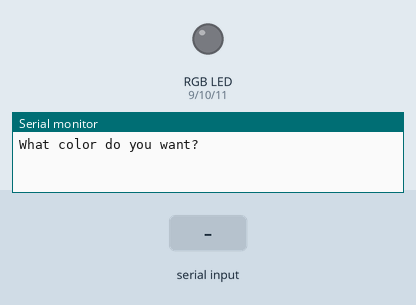
Simulated run of this sketch. Board: Arduino Uno, built with avr-gcc and run on an emulated ATmega328P. Parts: an RGB LED mixed from three pins (HIGH = lit), the last lines printed to the serial monitor. The inputs (shaded band) are chosen by the test bench. Dim RGB values are drawn brighter than linear.

Above: at 1.2 s.
1.3 s: "red\n" received over Serial
At 1.9 s:
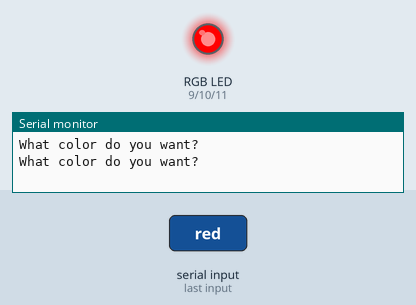
2.8 s: "green\n" received over Serial
At 3.2 s:
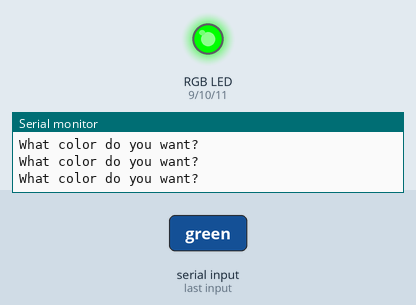
4.3 s: "blue\n" received over Serial
At 5.5 s:
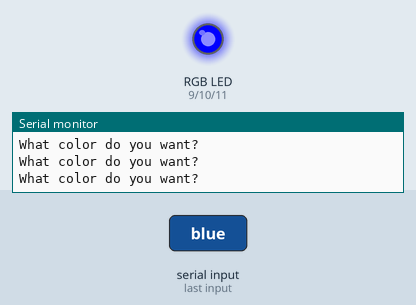
5.8 s: "aqua\n" received over Serial
At 6.6 s:
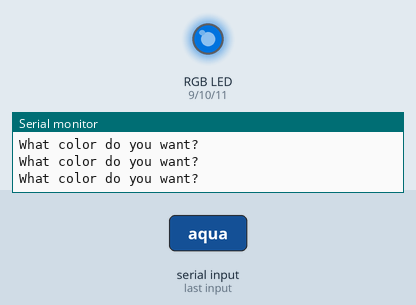
7.3 s: "green\n" received over Serial
At 7.8 s:
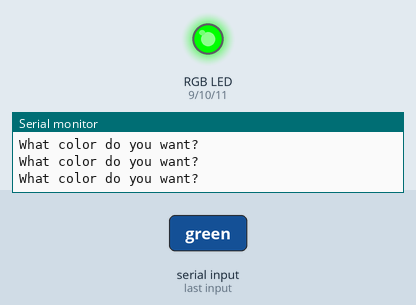
8.8 s: "blue\n" received over Serial
At 10.1 s:
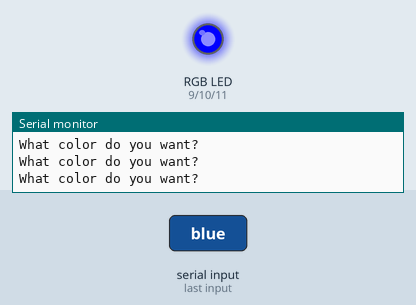
Timing chart, 0 to 11.3 s (numbered marks = the images above; inputs shaded):
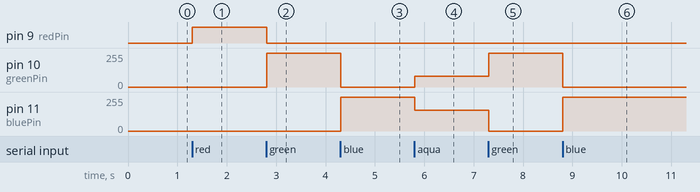

The sketch:

sketch_RGB_LED_theory.ino
```cpp
 // RGB LED lesson

// 4 legs -> B,G,GND (longer leg),R (this order)

int redPin=9;
int greenPin=10;
int bluePin=11;
String myColor;
String msg="What color do you want?\n";

void setup() {
  Serial.begin(9600);
  pinMode(redPin,OUTPUT);
  pinMode(greenPin,OUTPUT);
  pinMode(bluePin,OUTPUT);

  // Set default state
  digitalWrite(redPin, LOW);
  digitalWrite(greenPin, LOW);
  digitalWrite(bluePin, LOW);
}

void loop() {
  Serial.println(msg);
  delay(10);
  while (Serial.available()==0) {
    }
  //myColor=Serial.readString();
  myColor = Serial.readStringUntil('\n');   // (!)

  if (myColor=="red")
  {
    digitalWrite(redPin,HIGH);
    digitalWrite(greenPin,LOW);
    digitalWrite(bluePin,LOW);
  }
  if (myColor=="green")
  {
    digitalWrite(greenPin,HIGH);
    digitalWrite(redPin,LOW);
    digitalWrite(bluePin,LOW);
  }
  if (myColor=="blue")
  {
    digitalWrite(bluePin,HIGH);
    digitalWrite(redPin,LOW);
    digitalWrite(greenPin,LOW);
  }
  if (myColor=="off")
  {
    digitalWrite(bluePin,LOW);
    digitalWrite(redPin,LOW);
    digitalWrite(greenPin,LOW);
  }
  //mixing colors... analogwrite
  if (myColor=="aqua")
  {
    analogWrite(bluePin,155);
    digitalWrite(redPin,LOW);
    analogWrite(greenPin,80);
  }
  //if (myColor=="")
}

// NOTES:
//
// (!) This had to be added, otherwise the program wasn't running
//     since it was reading the newline character and not the
//     rest of the string.
```

Measured:
- after the input at 1.3 s, pin 9 (redPin): LOW → HIGH at once
- after the input at 2.8 s, pin 9 (redPin): HIGH → LOW at once; pin 10 (greenPin): 0/255 → 255/255 at once
- after the input at 4.3 s, pin 10 (greenPin): 255/255 → 0/255 at once; pin 11 (bluePin): 0/255 → 255/255 at once
- after the input at 5.8 s, pin 10 (greenPin): 0/255 → 80/255 at once; pin 11 (bluePin): 255/255 → 155/255 at once
- after the input at 7.3 s, pin 10 (greenPin): 80/255 → 255/255 at once; pin 11 (bluePin): 155/255 → 0/255 at once
- after the input at 8.8 s, pin 10 (greenPin): 255/255 → 0/255 at once; pin 11 (bluePin): 0/255 → 255/255 at once
